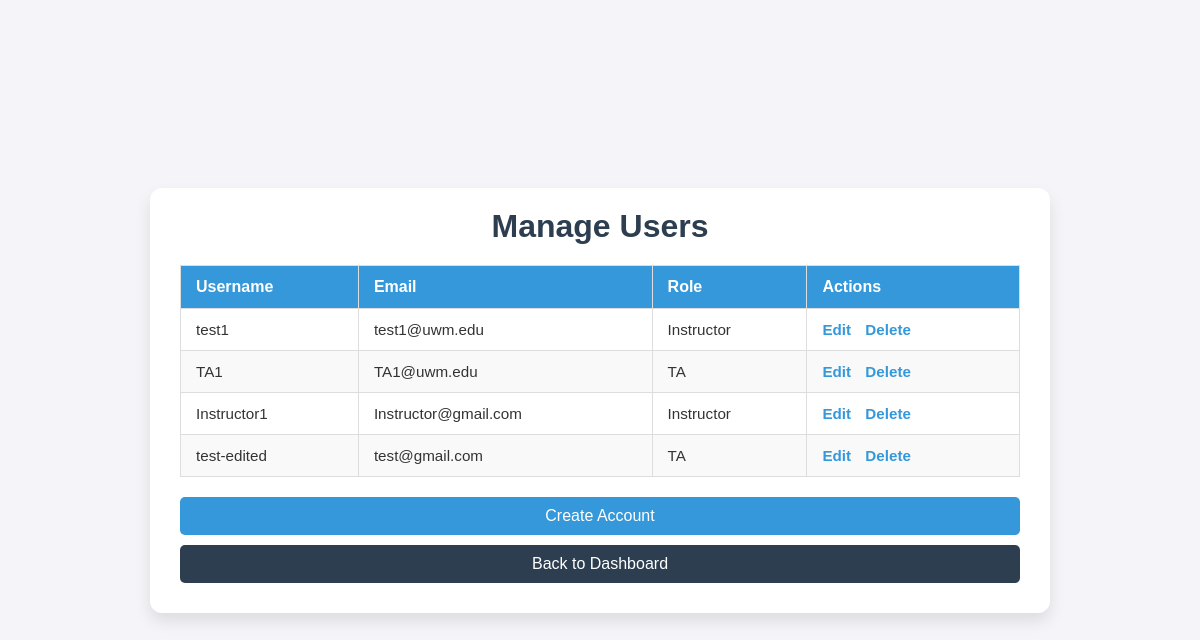
Screenshot of /account-management/ (signed in) with the database file from the repository.
### TASchedulerApp/models.py (models this page shows, shortened)
class MyUser(AbstractBaseUser):
    ROLE_CHOICES = [
        ('Administrator', 'Administrator'),
        ('Instructor', 'Instructor'),
        ('TA', 'TA'),
    ]
    role = models.CharField(max_length=20, choices=ROLE_CHOICES, default='TA')
    email = models.EmailField(unique=True)
    name = models.CharField(max_length=50, unique=True)
    contactInfo = models.CharField(max_length=50, default='')
    home_address = models.TextField(default='')
    phone_number = models.CharField(max_length=15, default='')
    is_staff = models.BooleanField(default=False)
    is_active = models.BooleanField(default=True)
    is_superuser = models.BooleanField(default=False)
    objects = MyUserManager()
    EMAIL_FIELD = 'email'
    USERNAME_FIELD = 'name'
    REQUIRED_FIELDS = ['email']

### TASchedulerApp/views.py (the view)
# urls.py: path('account-management/', views.ManageUsers.as_view(), name='account_management'),
class ManageUsers(LoginRequiredMixin, View):
    def get(self, request):
        users = MyUser.objects.filter(role__in=['Instructor', 'TA'])
        return render(request, 'admin/manage_users.html', {'users': users})

### templates/admin/manage_users.html (shortened to what this page needs)
<!DOCTYPE html>
<html lang="en">
<head>
</head>
<body>
    <div class="container">
        <h1>Manage Users</h1>
        <table>
            <thead>
                <tr>
                    <th>Username</th>
                    <th>Email</th>
                    <th>Role</th>
                    <th>Actions</th>
                </tr>
            </thead>
            <tbody>
                {% for user in users %}
                <tr>
                    <td>{{ user.name }}</td>
                    <td>{{ user.email }}</td>
                    <td>{{ user.role }}</td>
                    <td class="actions">
                        <a href="{% url 'edit_user' user.id %}">Edit</a>
                        <a href="{% url 'delete_user' user.id %}">Delete</a>
                    </td>
                </tr>
                {% empty %}
                <tr>
                    <td colspan="4" style="text-align: center; font-style: italic; color: #777;">
                        No users found.
                    </td>
                </tr>
                {% endfor %}
            </tbody>
        </table>
        <a href="{% url 'register' %}" class="btn create">Create Account</a>
        <a href="{% url 'dashboard' %}" class="btn dashboard">Back to Dashboard</a>
    </div>
</body>
</html>

### templates/admin/manage_users.html (style rules this page uses)
* { margin: 0; padding: 0; box-sizing: border-box; }
body { font-family: 'Arial', sans-serif; background-color: #f4f4f9; color: #333; display: flex; justify-content: center; align-items: center; min-height: 100vh; padding: 20px; }
.container { background: #fff; border-radius: 12px; box-shadow: 0 8px 16px rgba(0, 0, 0, 0.1); max-width: 900px; width: 100%; padding: 20px 30px; }
h1 { text-align: center; font-size: 2rem; color: #2c3e50; margin-bottom: 20px; }
table { width: 100%; border-collapse: collapse; margin-bottom: 20px; }
thead { background-color: #3498db; color: white; }
th, td { padding: 12px 15px; border: 1px solid #ddd; text-align: left; }
tr:nth-child(even) { background-color: #f9f9f9; }
td { font-size: 0.95rem; }
.actions a { text-decoration: none; color: #3498db; font-weight: bold; margin-right: 10px; }
.btn { display: block; text-align: center; padding: 10px 20px; background-color: #2c3e50; color: white; border-radius: 5px; text-decoration: none; font-size: 1rem; margin: 10px auto; }
.btn.create { background-color: #3498db; }
.btn.dashboard { background-color: #2c3e50; }

### rows the page displays
MyUser: name "test1", email "test1@uwm.edu", role "Instructor"
MyUser: name "TA1", email "TA1@uwm.edu", role "TA"
MyUser: name "Instructor1", email "Instructor@gmail.com", role "Instructor"
MyUser: name "test-edited", email "test@gmail.com", role "TA"
